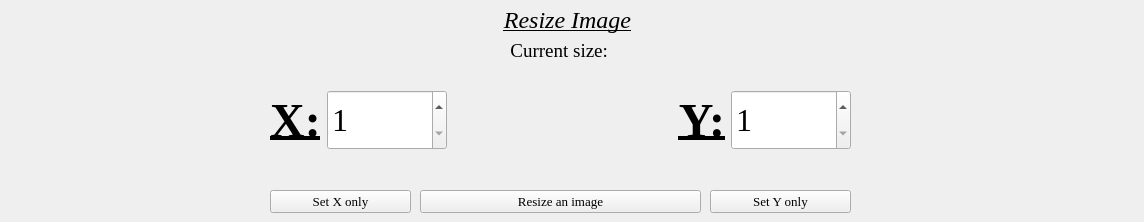
           <widget class="QWidget" name="page_8">
            <widget class="QLabel" name="mxing_color_2">
             <property name="geometry">
              <rect>
               <x>0</x>
               <y>0</y>
               <width>1135</width>
               <height>40</height>
              </rect>
             </property>
             <property name="sizePolicy">
              <sizepolicy hsizetype="Preferred" vsizetype="Fixed">
               <horstretch>0</horstretch>
               <verstretch>0</verstretch>
              </sizepolicy>
             </property>
             <property name="minimumSize">
              <size>
               <width>0</width>
               <height>40</height>
              </size>
             </property>
             <property name="font">
              <font>
               <family>Times New Roman</family>
               <pointsize>18</pointsize>
               <italic>true</italic>
               <underline>true</underline>
              </font>
             </property>
             <property name="text">
              <string>Resize Image</string>
             </property>
             <property name="alignment">
              <set>Qt::AlignCenter</set>
             </property>
            </widget>
            <widget class="QWidget" name="horizontalLayoutWidget_2">
             <property name="geometry">
              <rect>
               <x>270</x>
               <y>60</y>
               <width>581</width>
               <height>121</height>
              </rect>
             </property>
             <layout class="QHBoxLayout" name="horizontalLayout_3">
              <item>
               <widget class="QLabel" name="label">
                <property name="font">
                 <font>
                  <family>Times New Roman</family>
                  <pointsize>36</pointsize>
                  <weight>75</weight>
                  <bold>true</bold>
                  <underline>true</underline>
                 </font>
                </property>
                <property name="text">
                 <string>X:</string>
                </property>
                <property name="alignment">
                 <set>Qt::AlignCenter</set>
                </property>
               </widget>
              </item>
              <item>
               <widget class="QSpinBox" name="x_resize">
                <property name="minimumSize">
                 <size>
                  <width>120</width>
                  <height>60</height>
                 </size>
                </property>
                <property name="font">
                 <font>
                  <family>Times New Roman</family>
                  <pointsize>24</pointsize>
                 </font>
                </property>
                <property name="minimum">
                 <number>1</number>
                </property>
                <property name="maximum">
                 <number>8000</number>
                </property>
               </widget>
              </item>
              <item>
               <spacer name="horizontalSpacer">
                <property name="orientation">
                 <enum>Qt::Horizontal</enum>
                </property>
                <property name="sizeHint" stdset="0">
                 <size>
                  <width>40</width>
                  <height>20</height>
                 </size>
                </property>
               </spacer>
              </item>
              <item>
               <widget class="QLabel" name="label_2">
                <property name="font">
                 <font>
                  <family>Times New Roman</family>
                  <pointsize>36</pointsize>
                  <weight>75</weight>
                  <bold>true</bold>
                  <underline>true</underline>
                 </font>
                </property>
                <property name="text">
                 <string>Y:</string>
                </property>
                <property name="alignment">
                 <set>Qt::AlignRight|Qt::AlignTrailing|Qt::AlignVCenter</set>
                </property>
               </widget>
              </item>
              <item>
               <widget class="QSpinBox" name="y_resize">
                <property name="minimumSize">
                 <size>
                  <width>120</width>
                  <height>60</height>
                 </size>
                </property>
                <property name="font">
                 <font>
                  <family>Times New Roman</family>
                  <pointsize>24</pointsize>
                 </font>
                </property>
                <property name="minimum">
                 <number>1</number>
                </property>
                <property name="maximum">
                 <number>8000</number>
                </property>
               </widget>
              </item>
             </layout>
            </widget>
            <widget class="QPushButton" name="y_set">
             <property name="geometry">
              <rect>
               <x>710</x>
               <y>190</y>
               <width>141</width>
               <height>23</height>
              </rect>
             </property>
             <property name="font">
              <font>
               <family>Times New Roman</family>
               <pointsize>10</pointsize>
              </font>
             </property>
             <property name="text">
              <string>Set Y only</string>
             </property>
            </widget>
            <widget class="QPushButton" name="size_set">
             <property name="geometry">
              <rect>
               <x>420</x>
               <y>190</y>
               <width>281</width>
               <height>23</height>
              </rect>
             </property>
             <property name="font">
              <font>
               <family>Times New Roman</family>
               <pointsize>10</pointsize>
              </font>
             </property>
             <property name="text">
              <string>Resize an image</string>
             </property>
            </widget>
            <widget class="QPushButton" name="x_set">
             <property name="geometry">
              <rect>
               <x>270</x>
               <y>190</y>
               <width>141</width>
               <height>23</height>
              </rect>
             </property>
             <property name="font">
              <font>
               <family>Times New Roman</family>
               <pointsize>10</pointsize>
              </font>
             </property>
             <property name="text">
              <string>Set X only</string>
             </property>
            </widget>
            <widget class="QLabel" name="cursize_label">
             <property name="geometry">
              <rect>
               <x>446</x>
               <y>40</y>
               <width>231</width>
               <height>21</height>
              </rect>
             </property>
             <property name="font">
              <font>
               <family>Times New Roman</family>
               <pointsize>14</pointsize>
              </font>
             </property>
             <property name="text">
              <string>Current size: </string>
             </property>
             <property name="alignment">
              <set>Qt::AlignCenter</set>
             </property>
            </widget>
           </widget>
